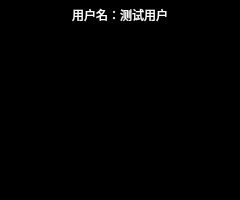
<?xml version="1.0" encoding="UTF-8"?>
<ui version="4.0">
 <class>UserShow</class>
 <widget class="QWidget" name="UserShow">
  <property name="geometry">
   <rect>
    <x>0</x>
    <y>0</y>
    <width>240</width>
    <height>200</height>
   </rect>
  </property>
  <property name="minimumSize">
   <size>
    <width>220</width>
    <height>200</height>
   </size>
  </property>
  <property name="maximumSize">
   <size>
    <width>16777215</width>
    <height>16777215</height>
   </size>
  </property>
  <property name="windowTitle">
   <string>Form</string>
  </property>
  <property name="styleSheet">
   <string notr="true">background-color: rgb(0, 0, 0);
color: rgb(255, 255, 255);</string>
  </property>
  <layout class="QVBoxLayout" name="verticalLayout">
   <property name="leftMargin">
    <number>0</number>
   </property>
   <property name="topMargin">
    <number>0</number>
   </property>
   <property name="rightMargin">
    <number>0</number>
   </property>
   <property name="bottomMargin">
    <number>0</number>
   </property>
   <item>
    <widget class="QLabel" name="lb_name">
     <property name="minimumSize">
      <size>
       <width>220</width>
       <height>30</height>
      </size>
     </property>
     <property name="maximumSize">
      <size>
       <width>16777215</width>
       <height>30</height>
      </size>
     </property>
     <property name="text">
      <string>用户名：测试用户</string>
     </property>
     <property name="alignment">
      <set>Qt::AlignCenter</set>
     </property>
    </widget>
   </item>
   <item>
    <widget class="MyOpenGLWidget" name="wdg_show" native="true"/>
   </item>
   <item>
    <spacer name="verticalSpacer">
     <property name="orientation">
      <enum>Qt::Vertical</enum>
     </property>
     <property name="sizeHint" stdset="0">
      <size>
       <width>20</width>
       <height>161</height>
      </size>
     </property>
    </spacer>
   </item>
  </layout>
 </widget>
 <customwidgets>
  <customwidget>
   <class>MyOpenGLWidget</class>
   <extends>QWidget</extends>
   <header location="global">myopenglwidget.h</header>
   <container>1</container>
  </customwidget>
 </customwidgets>
 <resources/>
 <connections/>
</ui>
